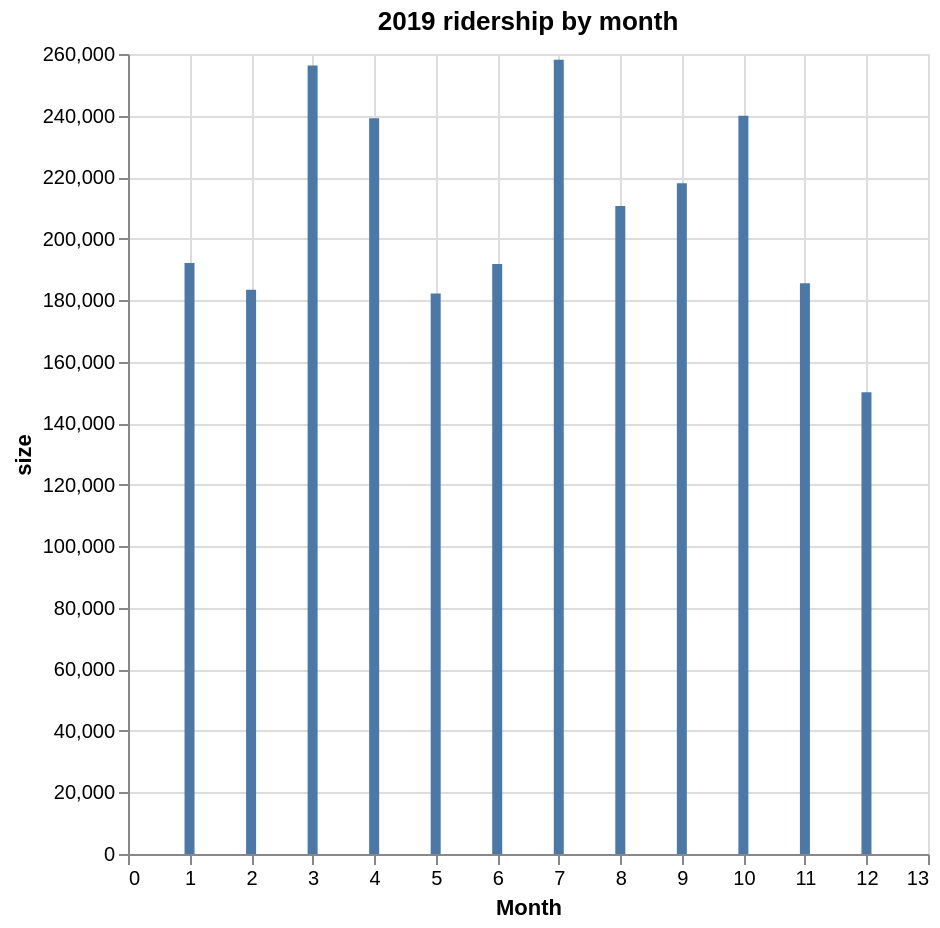

Write the Vega-Lite specification saved for this chart.
### Vega-Lite specification from a JSON file in a GitHub repository (floating-point values rounded to 4 significant figures)
{"config": {"view": {"continuousWidth": 400, "continuousHeight": 300}}, "data": {"name": "data-b325bb46c0214023ee5243005d9a0aa1"}, "mark": "bar", "encoding": {"tooltip": [{"type": "quantitative", "field": "Month"}, {"type": "quantitative", "field": "size"}], "x": {"type": "quantitative", "field": "Month"}, "y": {"type": "quantitative", "field": "size"}}, "height": 400, "title": "2019 ridership by month", "width": 400, "$schema": "https://vega.github.io/schema/vega-lite/v4.8.1.json", "datasets": {"data-b325bb46c0214023ee5243005d9a0aa1": [{"Month": 1, "size": 192082}, {"Month": 2, "size": 183412}, {"Month": 3, "size": 256299}, {"Month": 4, "size": 239111}, {"Month": 5, "size": 182163}, {"Month": 6, "size": 191772}, {"Month": 7, "size": 258102}, {"Month": 8, "size": 210563}, {"Month": 9, "size": 217986}, {"Month": 10, "size": 239895}, {"Month": 11, "size": 185496}, {"Month": 12, "size": 150102}]}}
